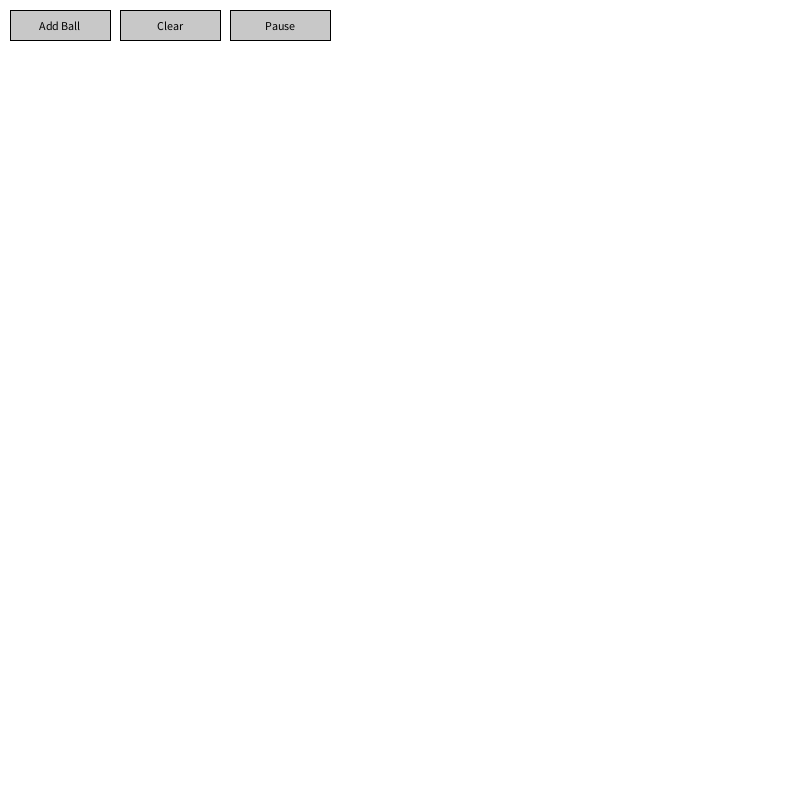
Frame 1 (no input)
Frame 60 (the mouse pressed at the canvas centre just before this capture): identical to frame 1, image omitted
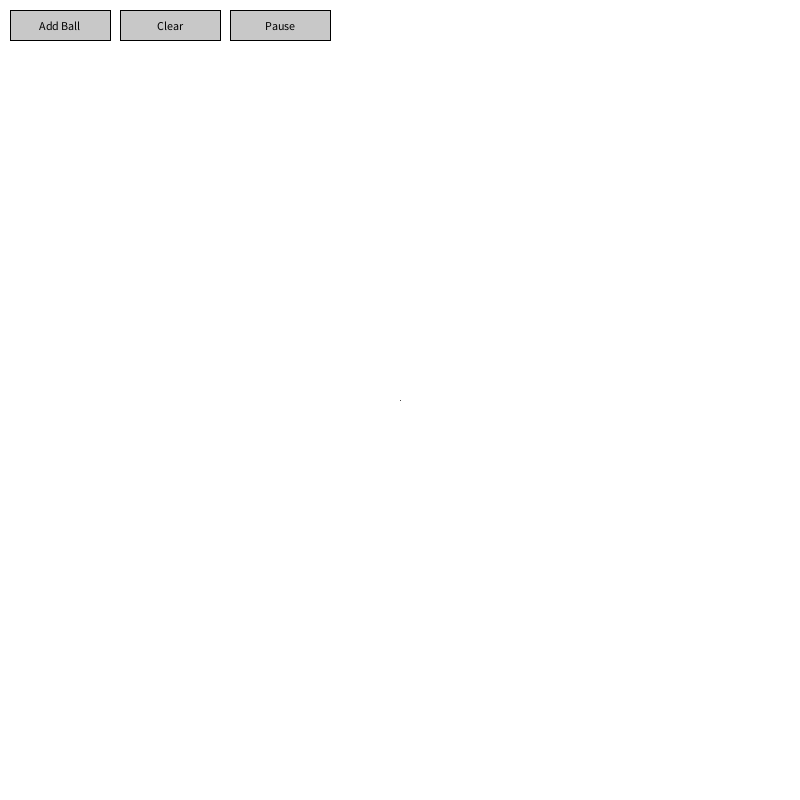
Frame 120 (the mouse held since frame 60 and released just before this capture)

The Processing sketch that drew these frames (run headless with seeded random() and noise(); from frame 60 on, the mouse is pressed at the canvas centre):

// Processing sketch: BouncingBall
// ── BouncingBall.pde
import java.util.*;

boolean paused = false;
boolean makingTrack = false;
float trackX, trackY;

ArrayList<Ball> balls = new ArrayList<Ball>();
ArrayList<Track> tracks = new ArrayList<Track>();

void setup() {
  size(800, 800);
  background(255);
  //smooth(8);
  frameRate(60);
}

void draw() {
  background(255);

  drawButton(10, 10, 100, 30, "Add Ball");
  drawButton(120, 10, 100, 30, "Clear");
  drawButton(230, 10, 100, 30, paused ? "Resume" : "Pause");

  double dt = 1.0 / 60.0;

  if (!paused) {
    // Update positions and wall collisions
    for (Ball b : balls) {
      b.updateVectors(dt);
      b.checkWalls();
    }

    // Check ball-to-ball collisions
    for (Ball b : balls) {
      b.checkCollision();
    }
  }

  // Display the balls
  for (Ball b : balls) {
    b.display();
  }
  
  for (Track t : tracks) {
    t.display();
  }
  
  if (makingTrack) {
    line(trackX, trackY, mouseX, mouseY);
  }
}

// Draws the buttons
void drawButton(int x, int y, int w, int h, String label) {
  fill(200);
  rect(x, y, w, h);

  fill(0);
  textAlign(CENTER, CENTER);
  text(label, x + w / 2, y + h / 2);
}

// Checks if mouse is over a button
boolean overButton(int x, int y, int w, int h) {
  return mouseX > x && mouseX < x + w &&
         mouseY > y && mouseY < y + h;
}

// What to do when mouse is pressed
void mousePressed() {
  
  // If over the add ball button
  if (overButton(10, 10, 100, 30)) {
    balls.add(new Ball(
      (float)(Math.random() * 700 + 50),
      (float)(Math.random() * 700 + 50),
      (float)(Math.random() * 300 - 150),
      (float)(Math.random() * 300 - 150),
      (int)(Math.random() * 15 + 5)
    ));
    return;
  }

  // If over the clear button
  else if (overButton(120, 10, 100, 30)) {
    balls.clear();
    tracks.clear();
    return;
  }

  // If over the pause button
  else if (overButton(230, 10, 100, 30)) {
    paused = !paused;
    return;
  }
  
  else {
    makingTrack = true;
    trackX = mouseX;
    trackY = mouseY;
  }
}

void mouseDragged() {
  if (makingTrack) {
    float dx = mouseX - trackX;
    float dy = mouseY - trackY;

    // Only add a new segment if the mouse moved at least 32 pixels, for preformance
    if (dx * dx + dy * dy >= 32 * 32) {
      tracks.add(new Track(trackX, trackY, mouseX, mouseY));
      trackX = mouseX;
      trackY = mouseY;
    }
  }
}

void mouseReleased() {
  makingTrack = false;
}

// Track class
class Track {
  float xStart;
  float yStart;
  float xEnd;
  float yEnd;
  
  // Constructor
  Track(float xs, float ys, float xe, float ye) {
    this.xStart = xs;
    this.yStart = ys;
    this.xEnd = xe;
    this.yEnd = ye;
  }
  
  void display() {
    line(xStart, yStart, xEnd, yEnd);
  }
}

// Ball class
class Ball {
  float x;
  float y;
  float vx;
  float vy;
  int radius;

  // Constructor
  Ball(float x, float y, float vx, float vy, int radius) {
    this.x = x;
    this.y = y;
    this.vx = vx;
    this.vy = vy;
    this.radius = radius;
  }

  // Updates position and applies gravity
  void updateVectors(double dt) {
    this.x += this.vx * dt;
    this.y += this.vy * dt;

    // Gravity
    this.vy += 700 * dt;
  }

  // Draws the ball
  void display() {
    ellipse(this.x, this.y, this.radius * 2, this.radius * 2);
  }

  // Handles bouncing off the walls
  // Clips the balls out of the wall and reduces speed by 10%
  void checkWalls() {
    if (this.x + this.radius > width) {
      this.x = width - this.radius;
      this.vx *= -0.9;
    }

    if (this.x - this.radius < 0) {
      this.x = this.radius;
      this.vx *= -0.9;
    }

    if (this.y + this.radius > height) {
      this.y = height - this.radius;
      this.vy *= -0.9;
    }

    if (this.y - this.radius < 0) {
      this.y = this.radius;
      this.vy *= -0.9;
    }
  }

  // Handles collisions between this ball and every other ball and tracks
  void checkCollision() {
     for (Track t : tracks) {
      // Direction vector of the track segment
      float tx = t.xEnd - t.xStart;
      float ty = t.yEnd - t.yStart;
    
      // Squared length of the segment
      float lengthSquared = tx * tx + ty * ty;
    
      // Skip invalid zero-length tracks
      if (lengthSquared == 0) {
        continue;
      }
    
      // Project the ball center onto the track line
      // u tells us how far along the segment the closest point is
      float u = ((this.x - t.xStart) * tx + (this.y - t.yStart) * ty) / lengthSquared;
    
      // Clamp so the closest point stays on the actual segment
      u = constrain(u, 0, 1);
    
      // Coordinates of the closest point on the track
      float closestX = t.xStart + u * tx;
      float closestY = t.yStart + u * ty;
    
      // Vector from closest point to ball center
      float dx = this.x - closestX;
      float dy = this.y - closestY;
    
      // Squared distance from ball center to track
      float distanceSquared = dx * dx + dy * dy;
    
      // Collision happens if the ball overlaps the track
      if (distanceSquared <= this.radius * this.radius) {
        float distance = sqrt(distanceSquared);
    
        // Prevent division by zero if the center lands exactly on the line
        if (distance == 0) {
          distance = 0.01;
    
          // Use a perpendicular direction instead
          dx = -ty;
          dy = tx;
        }
    
        // Unit normal vector pointing away from the track
        float nx = dx / distance;
        float ny = dy / distance;
    
        // Amount the ball is stuck inside the track
        float overlap = this.radius - distance;
    
        // Push the ball out so it no longer overlaps
        this.x += nx * overlap;
        this.y += ny * overlap;
    
        // Velocity component moving into the track
        float speedIntoTrack = this.vx * nx + this.vy * ny;
    
        // Only bounce if the ball is moving toward the track
        if (speedIntoTrack < 0) {
          // Reflect velocity with slight energy loss
          this.vx -= 1.8 * speedIntoTrack * nx;
          this.vy -= 1.8 * speedIntoTrack * ny;
        }
      }
    }
    
    for (Ball b : balls) {
      if (b == this) {
        continue;
      }

      float dx = b.x - this.x;
      float dy = b.y - this.y;

      float distanceSquared = dx * dx + dy * dy;
      float minimumDistance = this.radius + b.radius;

      if (distanceSquared <= minimumDistance * minimumDistance) {
        float distance = sqrt(distanceSquared);

        // Prevents division by zero if two balls are exactly on top of each other
        if (distance == 0) {
          distance = 0.01;
          dx = 0.01;
          dy = 0;
        }

        // Normal vector: direction from this ball to the other ball
        float nx = dx / distance;
        float ny = dy / distance;

        // Push balls apart so they do not stay stuck inside each other
        float overlap = minimumDistance - distance;

        this.x -= nx * overlap / 2;
        this.y -= ny * overlap / 2;

        b.x += nx * overlap / 2;
        b.y += ny * overlap / 2;

        // Difference in velocity
        float dvx = this.vx - b.vx;
        float dvy = this.vy - b.vy;

        // Speed along the collision direction
        float speed = dvx * nx + dvy * ny;

        // If speed is negative, the balls are already moving apart
        if (speed < 0) {
          continue;
        }

        // Use radius squared as mass because this is a 2D simulation
        float m1 = this.radius * this.radius;
        float m2 = b.radius * b.radius;

        // Elastic collision impulse
        float impulse = (2 * speed) / (m1 + m2);

        this.vx -= impulse * m2 * nx;
        this.vy -= impulse * m2 * ny;

        b.vx += impulse * m1 * nx;
        b.vy += impulse * m1 * ny;
      }
    }
  }
}
